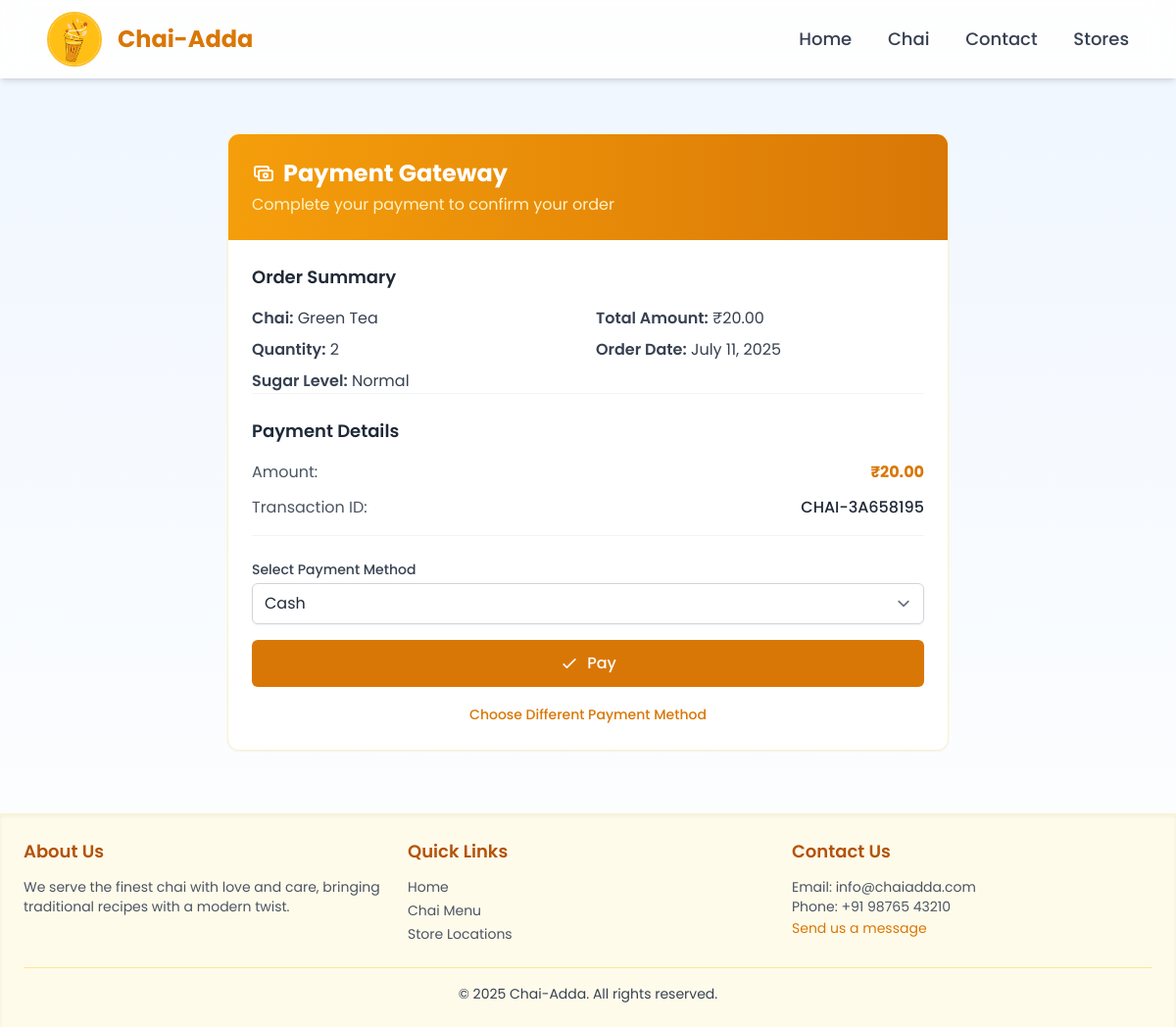
The app's page /payment/gateway/31/ with its own data.
### order/models.py (models this page shows, shortened)
class Order(models.Model):
    SUGAR_LEVELS = [
        ('no', 'No Sugar'),
        ('normal', 'Normal'),
        ('less', 'Less Sugar'),
        ('max', 'Max Sugar')
    ]
    PAYMENT_STATUS = [
        ('unpaid', 'Unpaid'),
        ('paid', 'Paid'),
        ('failed', 'Failed'),
        ('refunded', 'Refunded')
    ]
    user = models.ForeignKey(
        settings.AUTH_USER_MODEL,
        on_delete=models.SET_NULL,
        null=True,
        blank=True
    )
    chai = models.ForeignKey(ChaiVariety, on_delete=models.CASCADE)
    customer_name = models.CharField(max_length=100)
    quantity = models.PositiveIntegerField()
    sugar_level = models.CharField(max_length=10, choices=SUGAR_LEVELS, default='normal')
    total_price = models.DecimalField(max_digits=10, decimal_places=2)
    ordered_at = models.DateTimeField(default=timezone.now)
    payment_status = models.CharField(
        max_length=20,
        choices=PAYMENT_STATUS,
        default='unpaid'
    )
    payment = models.OneToOneField(
        'payment.Payment',
        null=True,
        blank=True,
        on_delete=models.SET_NULL,
        related_name='order'
    )
    notes = models.TextField(blank=True)
    updated_at = models.DateTimeField(auto_now=True)
    class Meta:
        ordering = ['-ordered_at']
        verbose_name = 'Order'
        verbose_name_plural = 'Orders'

### chai/models.py (models this page shows, shortened)
class ChaiVariety(models.Model):
    CHAI_TYPE_CHOICES = [
        ('PT', 'Plain Tea'),
        ('MC', 'Masala Chai'),
        ('GC', 'Ginger Chai'),
        ('LC', 'Lemon Chai'),
        ('EC', 'Elaichi Chai'),
        ('GT', 'Green Tea'),
        ('BT', 'Black Tea'),
        ('KC', 'Kulhad Chai'),
    ]
    name = models.CharField(max_length=20)
    price = models.IntegerField()
    image = models.ImageField(upload_to='chais/')
    date_time = models.DateTimeField(default=timezone.now)
    chai_type = models.CharField(max_length=2, choices=CHAI_TYPE_CHOICES, default="PT")
    description = models.TextField(default="", blank=True)
    class Meta:
        verbose_name = 'Chai Variety'
        verbose_name_plural = 'Chai Varieties'

### payment/models.py (models this page shows, shortened)
class Payment(models.Model):
    PAYMENT_MODES = [
        ('CASH', 'Cash'),
        ('UPI', 'UPI'),
        ('CARD', 'Card'),
        ('WALLET', 'Digital Wallet')
    ]
    PAYMENT_STATUS = [
        ('PENDING', 'Pending'),
        ('COMPLETED', 'Completed'),
        ('FAILED', 'Failed'),
        ('REFUNDED', 'Refunded'),
        ('PENDING_DELIVERY', 'Pending Delivery')
    ]
    user = models.ForeignKey(
        settings.AUTH_USER_MODEL,
        on_delete=models.CASCADE,
        null=True,
        blank=True,
        verbose_name="User"
    )
    amount = models.DecimalField(max_digits=10, decimal_places=2)
    payment_mode = models.CharField(
        max_length=10,
        choices=PAYMENT_MODES,
        default='UPI'
    )
    payment_status = models.CharField(
        max_length=20,
        choices=PAYMENT_STATUS,
        default='PENDING'
    )
    transaction_id = models.CharField(
        max_length=100,
        unique=True,
        null=True,
        blank=True
    )
    upi_id = models.CharField(max_length=50, blank=True, null=True)
    is_paid = models.BooleanField(default=False)
    created_at = models.DateTimeField(auto_now_add=True)
    updated_at = models.DateTimeField(auto_now=True)
    class Meta:
        ordering = ['-created_at']
        verbose_name = 'Payment'
        verbose_name_plural = 'Payments'

### payment/views.py (the view, shortened to what this page needs)
# urls.py: path('gateway/<int:payment_id>/', views.payment_gateway, name='payment_gateway'),
def payment_gateway(request, payment_id):
    payment = get_object_or_404(Payment.objects.select_related('order'), id=payment_id)
    order = payment.order
    context = {
        'payment': payment,
        'order': order,
        'is_upi': payment.payment_mode == 'UPI'
    }
    return render(request, 'payment/payment_gateway.html', context)

### payment/templates/payment/payment_gateway.html (shortened to what this page needs)
{% extends "manish.html" %}
{% load static %}
{% block content %}
<div class="max-w-3xl mx-auto py-10 px-4">
    <div class="bg-white rounded-xl shadow-sm border border-amber-100 overflow-hidden">
        <div class="bg-gradient-to-r from-amber-500 to-amber-600 px-6 py-6 text-white">
            <h2 class="text-2xl font-bold flex items-center">
                <svg class="w-6 h-6 mr-2" fill="none" stroke="currentColor" viewBox="0 0 24 24">
                    <path stroke-linecap="round" stroke-linejoin="round" stroke-width="2" d="M17 9V7a2 2 0 00-2-2H5a2 2 0 00-2 2v6a2 2 0 002 2h2m2 4h10a2 2 0 002-2v-6a2 2 0 00-2-2H9a2 2 0 00-2 2v6a2 2 0 002 2zm7-5a2 2 0 11-4 0 2 2 0 014 0z"/>
                </svg>
                Payment Gateway
            </h2>
            <p class="text-amber-100 mt-1">Complete your payment to confirm your order</p>
        </div>
        <div class="p-6">
            <div class="mb-6 border-b border-gray-100 pb-6">
                <h3 class="text-lg font-semibold text-gray-800 mb-4">Order Summary</h3>
                <div class="grid grid-cols-1 md:grid-cols-2 gap-4 text-gray-700">
                    <div class="space-y-2">
                        <p><span class="font-semibold">Chai:</span> {{ order.chai.name }}</p>
                        <p><span class="font-semibold">Quantity:</span> {{ order.quantity }}</p>
                        <p><span class="font-semibold">Sugar Level:</span> {{ order.get_sugar_level_display }}</p>
                    </div>
                    <div class="space-y-2">
                        <p><span class="font-semibold">Total Amount:</span> ₹{{ order.total_price }}</p>
                        <p><span class="font-semibold">Order Date:</span> {{ order.ordered_at|date:"F d, Y" }}</p>
                    </div>
                </div>
            </div>
            <div class="mb-6 border-b border-gray-100 pb-4">
                <h3 class="text-lg font-semibold text-gray-800 mb-4">Payment Details</h3>
                <div class="space-y-3">
                    <div class="flex justify-between">
                        <span class="text-gray-600">Amount:</span>
                        <span class="font-bold text-amber-600">₹{{ payment.amount }}</span>
                    </div>
                    <div class="flex justify-between">
                        <span class="text-gray-600">Transaction ID:</span>
                        <span class="font-medium text-gray-800">{{ payment.transaction_id }}</span>
                    </div>
                </div>
            </div>
            <form method="post" class="mt-6">
                <div class="mb-4">
                    <label for="payment_mode" class="block text-sm font-medium text-gray-700 mb-1">Select Payment Method</label>
                    <select name="payment_mode" id="payment_mode" class="w-full border-gray-300 rounded-md shadow-sm focus:ring-amber-500 focus:border-amber-500" onchange="toggleUPIField()">
                        <option value="CASH" {% if payment.payment_mode == 'CASH' %}selected{% endif %}>Cash</option>
                    </select>
                </div>
                <button type="submit" class="w-full bg-amber-600 hover:bg-amber-700 text-white py-3 rounded-md font-medium transition-colors duration-200 focus:outline-none focus:ring-2 focus:ring-offset-2 focus:ring-amber-500 flex items-center justify-center">
                    <svg class="w-5 h-5 mr-2" fill="none" stroke="currentColor" viewBox="0 0 24 24">
                        <path stroke-linecap="round" stroke-linejoin="round" stroke-width="2" d="M5 13l4 4L19 7"/>
                    </svg>
                    Pay
                </button>
            </form>
            <div class="text-center mt-4">
                <a href="{% url 'payment:payment_options' payment.order.id %}" class="text-amber-600 hover:text-amber-700 text-sm font-medium">
                    Choose Different Payment Method
                </a>
            </div>
        </div>
    </div>
</div>
{% endblock %}

### static/style.css (style rules this page uses)
:root { --primary: #d97706; --primary-light: #fbbf24; --primary-dark: #b45309; --text-main: #1f2937; --text-light: #4b5563; --bg-light: #f9fafb; --bg-white: #ffffff; --border-light: #e5e7eb; --shadow-sm: 0 1px 2px 0 rgba(0, 0, 0, 0.05); --shadow-md: 0 4px 6px -1px rgba(0, 0, 0, 0.1), 0 2px 4px -1px rgba(0, 0, 0, 0.06); --transition-all: all 0.3s ease; }
body { font-family: 'Poppins', sans-serif; color: var(--text-main); line-height: 1.5; -webkit-font-smoothing: antialiased; -moz-osx-font-smoothing: grayscale; scroll-behavior: smooth; }
h1, h2, h3, h4, h5, h6 { line-height: 1.2; }
a { color: var(--primary); text-decoration: none; transition: var(--transition-all); }
input, select, textarea { font-family: inherit; font-size: 16px; transition: var(--transition-all); border-radius: 0.375rem; }
button { cursor: pointer; transition: var(--transition-all); }

### records on screen
Order: chai.name "Green Tea", quantity "2", sugar_level "Normal", total_price "20.00", ordered_at "July 11, 2025"
Payment: amount "20.00", transaction_id "CHAI-3A658195", payment_mode "Cash"
